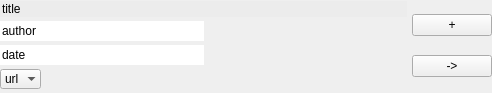
<?xml version="1.0" encoding="UTF-8"?>
<ui version="4.0">
 <class>info_widget</class>
 <widget class="QWidget" name="info_widget">
  <property name="geometry">
   <rect>
    <x>0</x>
    <y>0</y>
    <width>492</width>
    <height>93</height>
   </rect>
  </property>
  <property name="windowTitle">
   <string/>
  </property>
  <layout class="QHBoxLayout" name="horizontalLayout">
   <property name="spacing">
    <number>5</number>
   </property>
   <property name="leftMargin">
    <number>0</number>
   </property>
   <property name="topMargin">
    <number>0</number>
   </property>
   <property name="rightMargin">
    <number>0</number>
   </property>
   <property name="bottomMargin">
    <number>0</number>
   </property>
   <item>
    <layout class="QVBoxLayout" name="lay_info">
     <property name="spacing">
      <number>3</number>
     </property>
     <item>
      <widget class="QLineEdit" name="title">
       <property name="styleSheet">
        <string notr="true">background-color:#ececec;</string>
       </property>
       <property name="text">
        <string>title</string>
       </property>
       <property name="frame">
        <bool>false</bool>
       </property>
       <property name="readOnly">
        <bool>true</bool>
       </property>
       <property name="dt" stdset="0">
        <string>title</string>
       </property>
       <property name="border" stdset="0">
        <string>none</string>
       </property>
      </widget>
     </item>
     <item>
      <layout class="QHBoxLayout" name="lay_author">
       <item>
        <widget class="QLineEdit" name="author">
         <property name="styleSheet">
          <string notr="true"/>
         </property>
         <property name="text">
          <string>author</string>
         </property>
         <property name="frame">
          <bool>false</bool>
         </property>
         <property name="readOnly">
          <bool>true</bool>
         </property>
         <property name="bc" stdset="0">
          <string>transparent</string>
         </property>
         <property name="border" stdset="0">
          <string>none</string>
         </property>
        </widget>
       </item>
       <item>
        <spacer name="horizontalSpacer_6">
         <property name="orientation">
          <enum>Qt::Horizontal</enum>
         </property>
         <property name="sizeHint" stdset="0">
          <size>
           <width>40</width>
           <height>20</height>
          </size>
         </property>
        </spacer>
       </item>
      </layout>
     </item>
     <item>
      <layout class="QHBoxLayout" name="lay_date">
       <item>
        <widget class="QLineEdit" name="date">
         <property name="styleSheet">
          <string notr="true"/>
         </property>
         <property name="text">
          <string>date</string>
         </property>
         <property name="frame">
          <bool>false</bool>
         </property>
         <property name="readOnly">
          <bool>true</bool>
         </property>
         <property name="bc" stdset="0">
          <string>transparent</string>
         </property>
         <property name="border" stdset="0">
          <string>none</string>
         </property>
        </widget>
       </item>
       <item>
        <spacer name="horizontalSpacer_7">
         <property name="orientation">
          <enum>Qt::Horizontal</enum>
         </property>
         <property name="sizeHint" stdset="0">
          <size>
           <width>40</width>
           <height>20</height>
          </size>
         </property>
        </spacer>
       </item>
      </layout>
     </item>
     <item>
      <layout class="QHBoxLayout" name="lay_url">
       <item>
        <widget class="QComboBox" name="url">
         <property name="mouseTracking">
          <bool>false</bool>
         </property>
         <property name="focusPolicy">
          <enum>Qt::StrongFocus</enum>
         </property>
         <property name="contextMenuPolicy">
          <enum>Qt::DefaultContextMenu</enum>
         </property>
         <property name="styleSheet">
          <string notr="true"/>
         </property>
         <property name="maxVisibleItems">
          <number>5</number>
         </property>
         <property name="sizeAdjustPolicy">
          <enum>QComboBox::AdjustToContents</enum>
         </property>
         <property name="minimumContentsLength">
          <number>0</number>
         </property>
         <property name="frame">
          <bool>false</bool>
         </property>
         <property name="bc" stdset="0">
          <string>blue</string>
         </property>
         <property name="fs" stdset="0">
          <string>smaller</string>
         </property>
         <item>
          <property name="text">
           <string>url</string>
          </property>
         </item>
        </widget>
       </item>
       <item>
        <spacer name="horizontalSpacer_8">
         <property name="orientation">
          <enum>Qt::Horizontal</enum>
         </property>
         <property name="sizeHint" stdset="0">
          <size>
           <width>40</width>
           <height>20</height>
          </size>
         </property>
        </spacer>
       </item>
      </layout>
     </item>
    </layout>
   </item>
   <item>
    <layout class="QVBoxLayout" name="lay_bt">
     <item>
      <widget class="QPushButton" name="tableAdd">
       <property name="text">
        <string>+</string>
       </property>
       <property name="bc" stdset="0">
        <string>red</string>
       </property>
       <property name="fs" stdset="0">
        <string>small</string>
       </property>
      </widget>
     </item>
     <item>
      <widget class="QPushButton" name="articleGo">
       <property name="text">
        <string>-&gt;</string>
       </property>
       <property name="bc" stdset="0">
        <string>green2</string>
       </property>
       <property name="fs" stdset="0">
        <string>small</string>
       </property>
      </widget>
     </item>
    </layout>
   </item>
  </layout>
 </widget>
 <resources/>
 <connections/>
</ui>
